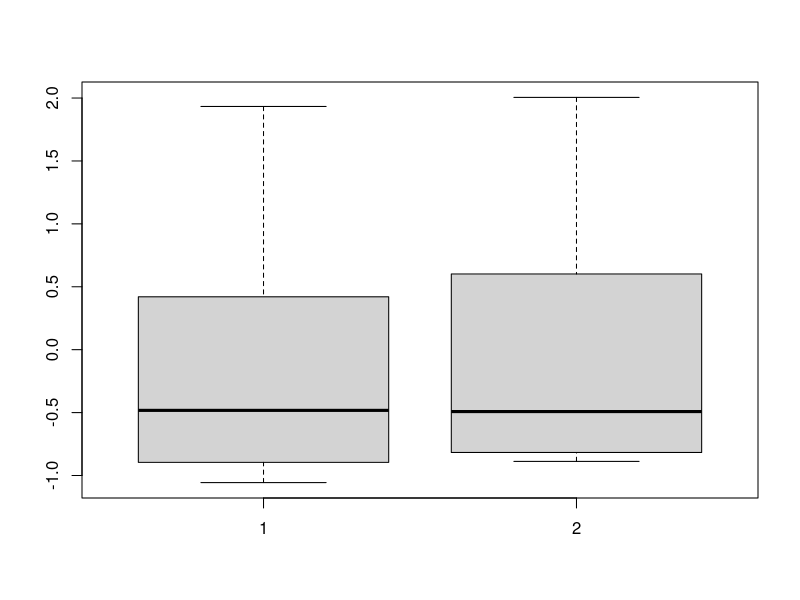
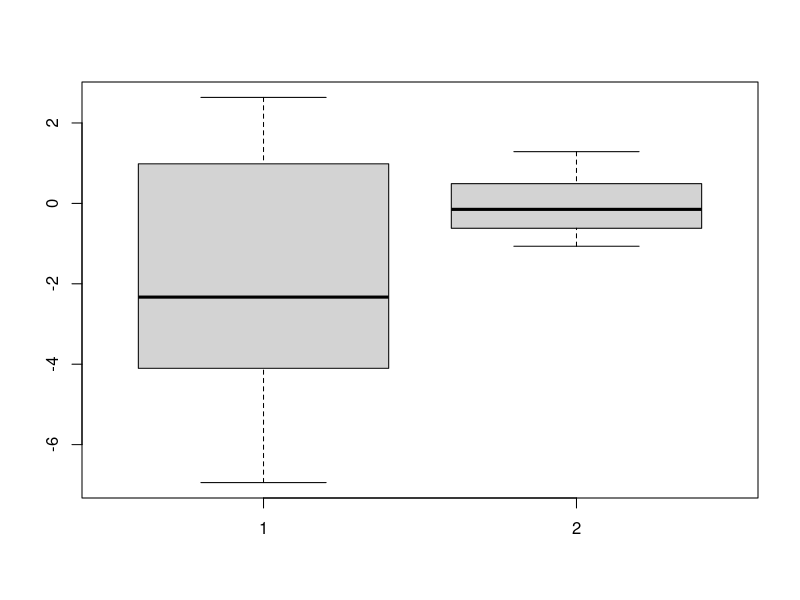

Reproduce these figures in R, in order.
# Parsimony 
set.seed(1234)
n <- 10
beta0 <- 20
beta1 <- -1
beta2 <- -1
x1 <- rnorm(n,mean=1,sd=3)
x2 <- 0.999*x1 + rnorm(n, mean=1, sd=0.05)
err <- rnorm(n)
y <- beta0 + beta1 * x1 + beta2 * x2 + err
summary(lm(y~x1+x2))
# Estimated Î²1 and Î²2 are different from true values
# p-values of Î²1 and Î²2 are large
# Sign of Î²1 is incorrect
# x1 and x2 act as proxies of one another

summary(lm(y~x1))
summary(lm(y~x2))
# Signs of Î²1 and Î²2 are correct
# values make sense once proxies are recognized 

# Does collinearity hurt "out of sample" prediction?
lm12 <- lm(y~x1+x2)
x1new <- rnorm(n,mean=1,sd=3)
x2new <- 0.999*x1new + rnorm(n, mean=1, sd=0.05)
err <- rnorm(n)
ynew <- beta0 + beta1 * x1new + beta2 * x2new + err
newdat = data.frame(x1 = x1new, x2 = x2new)
ynewoldfit <- predict(lm12,newdat,interval = "none")
prederror12 <- ynew - ynewoldfit
sqrt(mean(prederror12^2)) 
# Not bad. Error variance is 1.
# collinearity does not hurt prediction in this example
# but wrong sign is difficult to explain
# Explanation will require proxies


# Model with x2 alone may not be bad for 
# out of sample prediction
lm2 <- lm(y~x2)
newdat = data.frame(x2 = x2new)
ynewoldfit <- predict(lm2,newdat,interval = "none")
prederror2 <- ynew - ynewoldfit
sqrt(mean(prederror2^2)) 
boxplot(prederror12,prederror2)
# Simpler but wrong model is interpretable
# Reasonable prediction



# Does collinearity hurt "out of sample" prediction?
# Try different combinations of x1 and x2
lm12 <- lm(y~x1+x2)
x1new <- rnorm(n,mean=1,sd=3)
x2new <- 0.8*x1new + rnorm(n, mean=1, sd=0.05)
err <- rnorm(n)
ynew <- beta0 + beta1 * x1new + beta2 * x2new + err
newdat = data.frame(x1 = x1new, x2 = x2new)
ynewoldfit <- predict(lm12,newdat,interval = "none")
prederror12 <- ynew - ynewoldfit
sqrt(mean(prederror12^2)) 
# Bad. Error variance is 1.
# Collinearity does hurt prediction in this example


# Model with x2 alone
lm2 <- lm(y~x2)
newdat = data.frame(x2 = x2new)
ynewoldfit <- predict(lm2,newdat,interval = "none")
prederror2 <- ynew - ynewoldfit
sqrt(mean(prederror2^2)) 
# Not bad. Error variance is 1.
boxplot(prederror12,prederror2)
# Simpler but wrong model is interpretable
# Reasonable prediction
